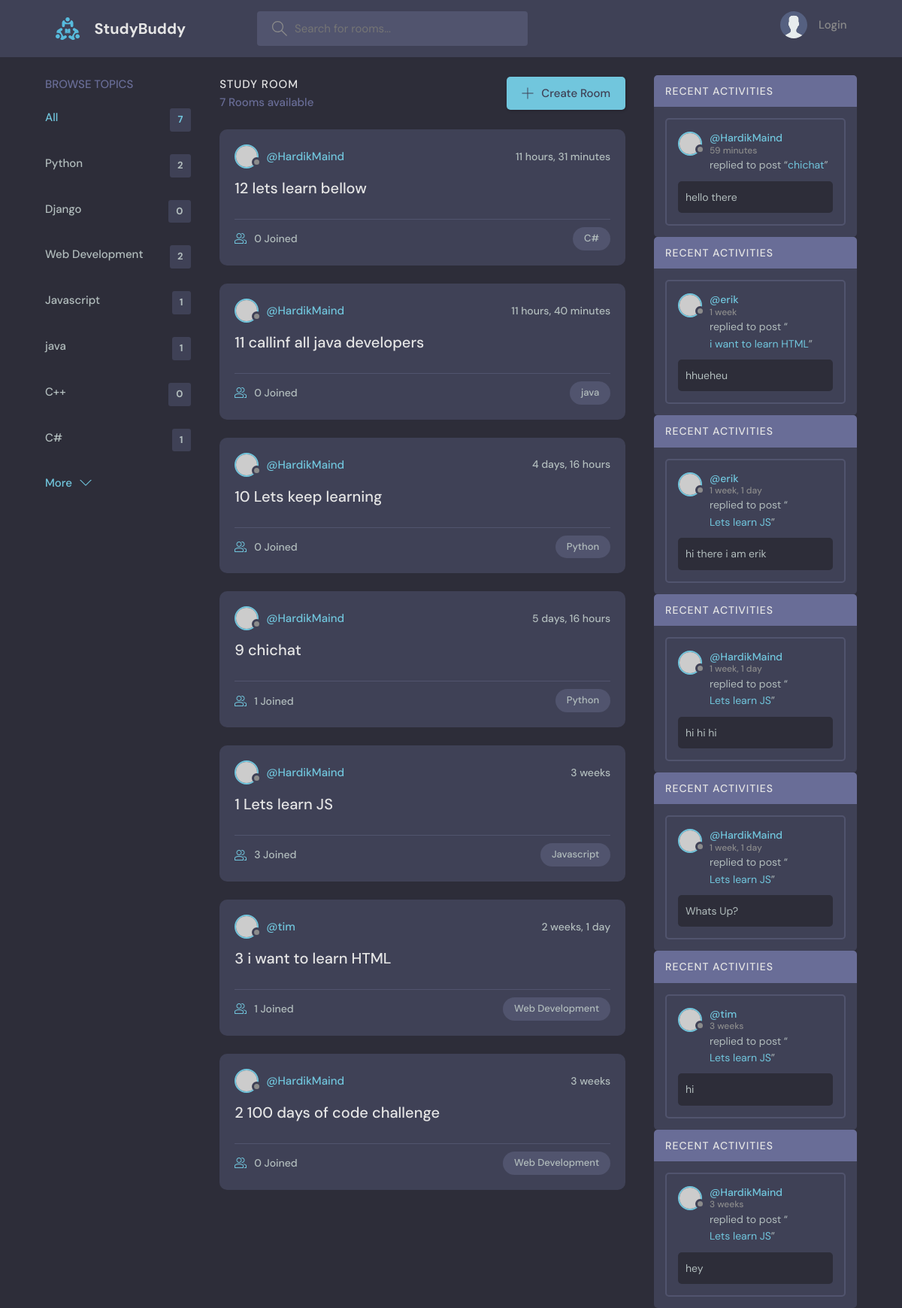
The page / on the database its author committed.
### base/models.py (models this page shows, shortened)
class Topic(models.Model):
    name = models.CharField(max_length=200)

class Room(models.Model):
    host = models.ForeignKey(User, null=True, on_delete=models.SET_NULL)
    name = models.CharField(max_length=200)
    description = models.TextField(null=True, blank=True)
    participants = models.ManyToManyField(User,related_name='participants', blank=True)
    updated = models.DateTimeField(auto_now=True)
    created = models.DateTimeField(auto_now_add=True)
    topic = models.ForeignKey(Topic, null=True, on_delete=models.SET_NULL)
    class Meta:
        ordering = ['-updated', '-created']
    def __str__(self):
        return self.name

class Message(models.Model):
    user = models.ForeignKey(User, on_delete=models.CASCADE)
    room = models.ForeignKey(Room, on_delete=models.CASCADE)
    body = models.TextField()
    updated = models.DateTimeField(auto_now=True)
    created = models.DateTimeField(auto_now_add=True)
    class Meta:
        ordering = ['-updated', '-created']

### base/views.py (the view)
# urls.py: path('', views.home,name="home"),   #when the user goes to the home page, the home function is called..which is in the views.py file
def home(request):
    q = request.GET.get('query') if request.GET.get('query') != None else ''
    rooms = Room.objects.filter(Q(topic__name__icontains=q) | Q(
        name__icontains=q) | Q(description__icontains=q))
    room_count = rooms.count()
    room_message = Message.objects.filter(Q(room__topic__name__icontains=q))
    topics = Topic.objects.all()
    context = {'rooms': rooms, 'topics': topics,
               'room_count': room_count, 'room_messages': room_message}
    return render(request, 'base/home.html', context)

### base/templates/base/home.html (shortened to what this page needs)
{% extends 'main.html' %}
{% block content %}
<main class="layout layout--3">
  <div class="container">
    {%include 'base/topic_component.html' %}
    <div class="roomList">
      <div class="roomList__header">
        <div>
          <h2>Study Room</h2>
          <p>{{room_count}} Rooms available</p>
        </div>
        <a class="btn btn--main" href="{% url 'create-room' %}">
          <svg
            version="1.1"
            xmlns="http://www.w3.org/2000/svg"
            width="32"
            height="32"
            viewBox="0 0 32 32"
          >
            <title>add</title>
            <path
              d="M16.943 0.943h-1.885v14.115h-14.115v1.885h14.115v14.115h1.885v-14.115h14.115v-1.885h-14.115v-14.115z"
            ></path>
          </svg>
          Create Room
        </a>
      </div>
     {%include 'base/feed_component.html' %}
    </div>
    {% include 'base/activity_component.html' %}
  </div>
</main>
{% endblock content %}

### base/templates/base/topic_component.html
<div class="topics">
  <div class="topics__header">
    <h2>Browse Topics</h2>
  </div>
  <ul class="topics__list">
    <li>
      <a href="{% url 'home'%}" class="active">All <span>{{topics.count}}</span></a>
    </li>
    {% for x in topics %}
    <li>
      <a href="{% url 'home' %}?query={{x.name}}"> {{x.name}} <span>{{x.room_set.all.count}}</span></a>
    </li>
    {%endfor%}
  </ul>
  <a class="btn btn--link" href="topics.html">
    More
    <svg
      version="1.1"
      xmlns="http://www.w3.org/2000/svg"
      width="32"
      height="32"
      viewBox="0 0 32 32"
    >
      <title>chevron-down</title>
      <path d="M16 21l-13-13h-3l16 16 16-16h-3l-13 13z"></path>
    </svg>
  </a>
</div>

### base/templates/base/feed_component.html (shortened to what this page needs)
{% for room in rooms %}
<div class="roomListRoom">
  <div class="roomListRoom__header">
    <a href="{% url 'user-profile' room.host.id %}" class="roomListRoom__author">
      <div class="avatar avatar--small">
        <img src="https://randomuser.me/api/portraits/women/11.jpg" />
      </div>
      <span>@{{room.host.username}}</span>
    </a>
    <div class="roomListRoom__actions">
      <span>{{room.created|timesince }}</span>
    </div>
  </div>
  <div class="roomListRoom__content">
    <a href="{% url 'room' room.id %}"> {{room.id}}    {{room.name}}</a>
  </div>
  <div class="roomListRoom__meta">
    <a href="{% url 'room' room.id %}" class="roomListRoom__joined">
      {{room.participants.all.count}} Joined
    </a>
    <p class="roomListRoom__topic">{{room.topic.name}}</p>
  </div>
</div>
{% endfor %}

### base/templates/base/activity_component.html (shortened to what this page needs)
<div>
{% for x in room_messages %}
<div class="activities">
  <div class="activities__header">
    <h2>Recent Activities</h2>
  </div>
  <div class="activities__box">
    <div class="activities__boxHeader roomListRoom__header">
      <a href="{% url 'user-profile' x.user.id %}" class="roomListRoom__author">
        <div class="avatar avatar--small">
          <img src="https://randomuser.me/api/portraits/women/11.jpg" />
        </div>
        <p>
          @{{x.user}}
          <span>{{x.created|timesince}}</span>
        </p>
      </a>
    </div>
    <div class="activities__boxContent">
      <p>
        replied to post “<a href="{%url 'room' x.room.id %}">{{x.room}}</a>”
      </p>
      <div class="activities__boxRoomContent">
        {{x.body}}
      </div>
    </div>
  </div>
</div>
{% endfor %}
</div>

### rows shown on the page
Topic: name "Python", room_set.all.count "2"
Topic: name "Django", room_set.all.count "0"
Topic: name "Web Development", room_set.all.count "2"
Topic: name "Javascript", room_set.all.count "1"
Topic: name "java", room_set.all.count "1"
Topic: name "C++", room_set.all.count "0"
Topic: name "C#", room_set.all.count "1"
Room: host.username "HardikMaind", created "11 hours, 31 minutes", id "12", name "lets learn bellow", participants.all.count "0", topic.name "C#"
Room: host.username "HardikMaind", created "11 hours, 40 minutes", id "11", name "callinf all java developers", participants.all.count "0", topic.name "java"
Room: host.username "HardikMaind", created "4 days, 16 hours", id "10", name "Lets keep learning", participants.all.count "0", topic.name "Python"
Room: host.username "HardikMaind", created "5 days, 16 hours", id "9", name "chichat", participants.all.count "1", topic.name "Python"
Room: host.username "HardikMaind", created "3 weeks", id "1", name "Lets learn JS", participants.all.count "3", topic.name "Javascript"
Room: host.username "tim", created "2 weeks, 1 day", id "3", name "i want to learn HTML", participants.all.count "1", topic.name "Web Development"
Room: host.username "HardikMaind", created "3 weeks", id "2", name "100 days of code challenge", participants.all.count "0", topic.name "Web Development"
Message: user "HardikMaind", created "59 minutes", room "chichat", body "hello there"
Message: user "erik", created "1 week", room "i want to learn HTML", body "hhueheu"
Message: user "erik", created "1 week, 1 day", room "Lets learn JS", body "hi there i am erik"
Message: user "HardikMaind", created "1 week, 1 day", room "Lets learn JS", body "hi hi hi"
Message: user "HardikMaind", created "1 week, 1 day", room "Lets learn JS", body "Whats Up?"
Message: user "tim", created "3 weeks", room "Lets learn JS", body "hi"
Message: user "HardikMaind", created "3 weeks", room "Lets learn JS", body "hey"

### other values the page prints
{{ topics.count }} "7"
{{ room_count }} "7"
